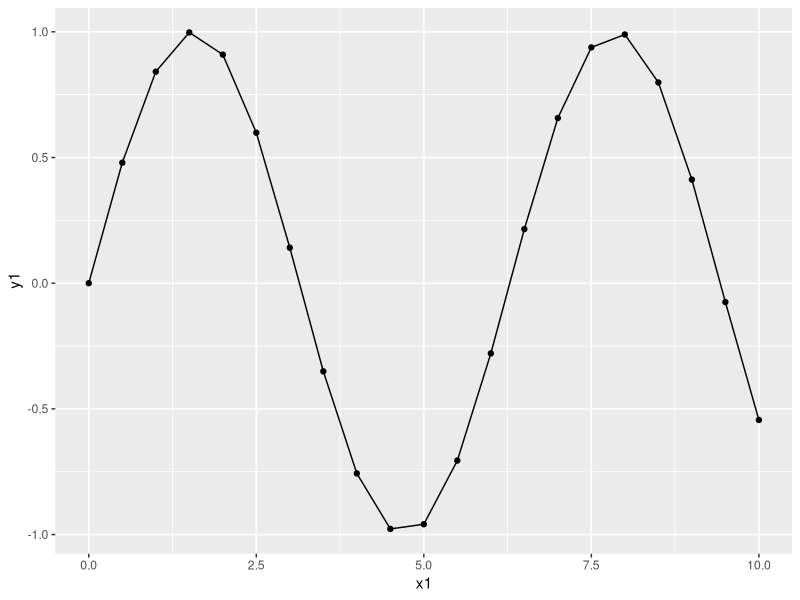

Reproduce this figure in R.
# interacting with R 
# Thomas Ryan
# 2019.03.15

# packages
library("tidyverse")

# create an array 0, 1, 2, ..., 10
x1 <- seq(from = 0, to = 10, by = 0.5)

# create a second array that is a function of the first
y1 <- sin(x1)

# put the two variables in a data frame
df <- tibble(x1, y1)

# plot y1 as a function of x1
ggplot(df, aes(x = x1, y = y1)) +
  geom_point() +
  geom_line()
